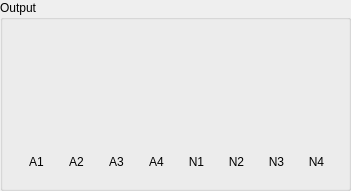
  <widget class="QGroupBox" name="groupBox_4">
   <property name="geometry">
    <rect>
     <x>410</x>
     <y>40</y>
     <width>351</width>
     <height>191</height>
    </rect>
   </property>
   <property name="title">
    <string>Output</string>
   </property>
   <widget class="QLabel" name="label_21">
    <property name="geometry">
     <rect>
      <x>20</x>
      <y>150</y>
      <width>33</width>
      <height>23</height>
     </rect>
    </property>
    <property name="lineWidth">
     <number>1</number>
    </property>
    <property name="text">
     <string>A1</string>
    </property>
    <property name="alignment">
     <set>Qt::AlignCenter</set>
    </property>
   </widget>
   <widget class="VolumeWidget" name="Meter_Out_4" native="true">
    <property name="geometry">
     <rect>
      <x>140</x>
      <y>20</y>
      <width>33</width>
      <height>121</height>
     </rect>
    </property>
    <property name="MaxValue" stdset="0">
     <number>0</number>
    </property>
    <property name="MinValue" stdset="0">
     <number>-70</number>
    </property>
    <property name="SingleTrack" stdset="0">
     <bool>true</bool>
    </property>
    <property name="ScaleLabel" stdset="0">
     <bool>true</bool>
    </property>
   </widget>
   <widget class="QLabel" name="label_18">
    <property name="geometry">
     <rect>
      <x>60</x>
      <y>150</y>
      <width>33</width>
      <height>23</height>
     </rect>
    </property>
    <property name="lineWidth">
     <number>1</number>
    </property>
    <property name="text">
     <string>A2</string>
    </property>
    <property name="alignment">
     <set>Qt::AlignCenter</set>
    </property>
   </widget>
   <widget class="VolumeWidget" name="Meter_Out_3" native="true">
    <property name="geometry">
     <rect>
      <x>100</x>
      <y>20</y>
      <width>33</width>
      <height>121</height>
     </rect>
    </property>
    <property name="MaxValue" stdset="0">
     <number>0</number>
    </property>
    <property name="MinValue" stdset="0">
     <number>-70</number>
    </property>
    <property name="SingleTrack" stdset="0">
     <bool>true</bool>
    </property>
    <property name="ScaleLabel" stdset="0">
     <bool>true</bool>
    </property>
   </widget>
   <widget class="VolumeWidget" name="Meter_Out_1" native="true">
    <property name="geometry">
     <rect>
      <x>20</x>
      <y>20</y>
      <width>33</width>
      <height>121</height>
     </rect>
    </property>
    <property name="MaxValue" stdset="0">
     <number>0</number>
    </property>
    <property name="MinValue" stdset="0">
     <number>-70</number>
    </property>
    <property name="SingleTrack" stdset="0">
     <bool>true</bool>
    </property>
    <property name="ScaleLabel" stdset="0">
     <bool>true</bool>
    </property>
   </widget>
   <widget class="VolumeWidget" name="Meter_Out_2" native="true">
    <property name="geometry">
     <rect>
      <x>60</x>
      <y>20</y>
      <width>33</width>
      <height>121</height>
     </rect>
    </property>
    <property name="MaxValue" stdset="0">
     <number>0</number>
    </property>
    <property name="MinValue" stdset="0">
     <number>-70</number>
    </property>
    <property name="SingleTrack" stdset="0">
     <bool>true</bool>
    </property>
    <property name="ScaleLabel" stdset="0">
     <bool>true</bool>
    </property>
   </widget>
   <widget class="QLabel" name="label_19">
    <property name="geometry">
     <rect>
      <x>100</x>
      <y>150</y>
      <width>33</width>
      <height>23</height>
     </rect>
    </property>
    <property name="lineWidth">
     <number>1</number>
    </property>
    <property name="text">
     <string>A3</string>
    </property>
    <property name="alignment">
     <set>Qt::AlignCenter</set>
    </property>
   </widget>
   <widget class="QLabel" name="label_17">
    <property name="geometry">
     <rect>
      <x>140</x>
      <y>150</y>
      <width>33</width>
      <height>23</height>
     </rect>
    </property>
    <property name="lineWidth">
     <number>1</number>
    </property>
    <property name="text">
     <string>A4</string>
    </property>
    <property name="alignment">
     <set>Qt::AlignCenter</set>
    </property>
   </widget>
   <widget class="QLabel" name="label_33">
    <property name="geometry">
     <rect>
      <x>300</x>
      <y>150</y>
      <width>33</width>
      <height>23</height>
     </rect>
    </property>
    <property name="lineWidth">
     <number>1</number>
    </property>
    <property name="text">
     <string>N4</string>
    </property>
    <property name="alignment">
     <set>Qt::AlignCenter</set>
    </property>
   </widget>
   <widget class="VolumeWidget" name="Meter_Out_5" native="true">
    <property name="geometry">
     <rect>
      <x>180</x>
      <y>20</y>
      <width>33</width>
      <height>121</height>
     </rect>
    </property>
    <property name="MaxValue" stdset="0">
     <number>0</number>
    </property>
    <property name="MinValue" stdset="0">
     <number>-70</number>
    </property>
    <property name="SingleTrack" stdset="0">
     <bool>true</bool>
    </property>
    <property name="ScaleLabel" stdset="0">
     <bool>true</bool>
    </property>
   </widget>
   <widget class="QLabel" name="label_34">
    <property name="geometry">
     <rect>
      <x>220</x>
      <y>150</y>
      <width>33</width>
      <height>23</height>
     </rect>
    </property>
    <property name="lineWidth">
     <number>1</number>
    </property>
    <property name="text">
     <string>N2</string>
    </property>
    <property name="alignment">
     <set>Qt::AlignCenter</set>
    </property>
   </widget>
   <widget class="VolumeWidget" name="Meter_Out_6" native="true">
    <property name="geometry">
     <rect>
      <x>220</x>
      <y>20</y>
      <width>33</width>
      <height>121</height>
     </rect>
    </property>
    <property name="MaxValue" stdset="0">
     <number>0</number>
    </property>
    <property name="MinValue" stdset="0">
     <number>-70</number>
    </property>
    <property name="SingleTrack" stdset="0">
     <bool>true</bool>
    </property>
    <property name="ScaleLabel" stdset="0">
     <bool>true</bool>
    </property>
   </widget>
   <widget class="VolumeWidget" name="Meter_Out_7" native="true">
    <property name="geometry">
     <rect>
      <x>260</x>
      <y>20</y>
      <width>33</width>
      <height>121</height>
     </rect>
    </property>
    <property name="MaxValue" stdset="0">
     <number>0</number>
    </property>
    <property name="MinValue" stdset="0">
     <number>-70</number>
    </property>
    <property name="SingleTrack" stdset="0">
     <bool>true</bool>
    </property>
    <property name="ScaleLabel" stdset="0">
     <bool>true</bool>
    </property>
   </widget>
   <widget class="VolumeWidget" name="Meter_Out_8" native="true">
    <property name="geometry">
     <rect>
      <x>300</x>
      <y>20</y>
      <width>33</width>
      <height>121</height>
     </rect>
    </property>
    <property name="MaxValue" stdset="0">
     <number>0</number>
    </property>
    <property name="MinValue" stdset="0">
     <number>-70</number>
    </property>
    <property name="SingleTrack" stdset="0">
     <bool>true</bool>
    </property>
    <property name="ScaleLabel" stdset="0">
     <bool>true</bool>
    </property>
   </widget>
   <widget class="QLabel" name="label_35">
    <property name="geometry">
     <rect>
      <x>260</x>
      <y>150</y>
      <width>33</width>
      <height>23</height>
     </rect>
    </property>
    <property name="lineWidth">
     <number>1</number>
    </property>
    <property name="text">
     <string>N3</string>
    </property>
    <property name="alignment">
     <set>Qt::AlignCenter</set>
    </property>
   </widget>
   <widget class="QLabel" name="label_36">
    <property name="geometry">
     <rect>
      <x>180</x>
      <y>150</y>
      <width>33</width>
      <height>23</height>
     </rect>
    </property>
    <property name="lineWidth">
     <number>1</number>
    </property>
    <property name="text">
     <string>N1</string>
    </property>
    <property name="alignment">
     <set>Qt::AlignCenter</set>
    </property>
   </widget>
  </widget>
